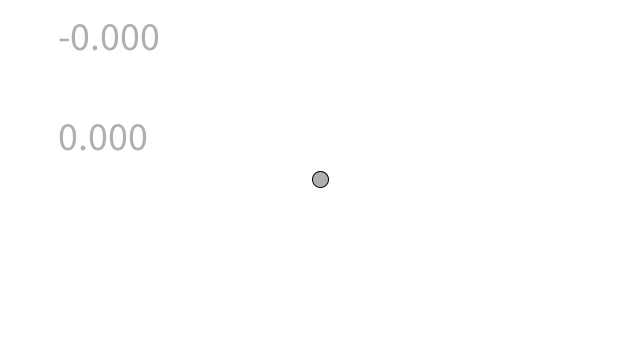
Frame 1 (no input)
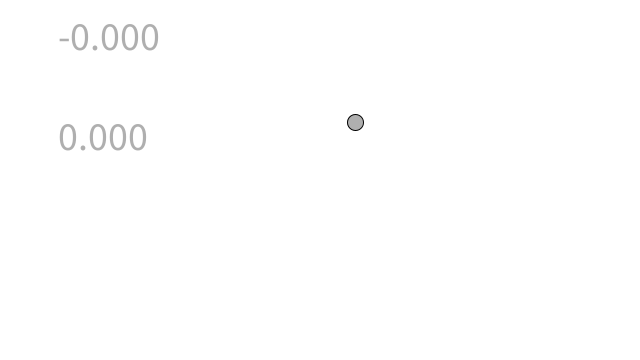
Frame 60 (the mouse pressed at the canvas centre just before this capture)
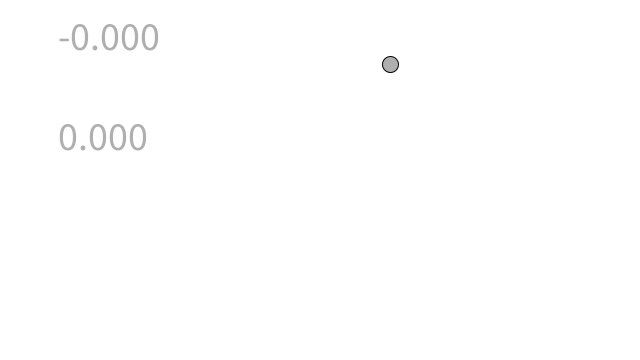
Frame 120 (the mouse held since frame 60 and released just before this capture)

The Processing sketch that drew these frames (run headless with seeded random() and noise(); from frame 60 on, the mouse is pressed at the canvas centre):

// Processing sketch: Car_Acc_Change_On_Arrow
// ── Car_Acc_Change_On_Arrow.pde
Car car;
  
void setup() {
    size(640,360);
    car = new Car();
    textSize(40);
}
  
void draw() {
    background(255);
    
    car.update();
    car.keyPressed();
    car.setChars();
    //Key Released not functioning as I wanted
    //not too interested in working on it now
    //car.keyReleased();
    car.checkEdges();
    car.display();
    text(car.chars[0], 50, 50);
    text(car.chars[1], 50, 150);
    
}

// ── Car.pde
class Car {
  PVector location, velocity, acceleration;
  PVector up = new PVector(0,-0.01);
  PVector down = new PVector(0,0.01);
  PVector left = new PVector(-0.01,0);
  PVector right = new PVector(0.01,0);
  float[] chars;
  float topspeed;

  Car() {
    location = new PVector(width/2, height/2);
    velocity = new PVector(random(-2,2), random(-2, 2));
    acceleration = new PVector(-0.0, 0.0);
    topspeed = 5;
  }
  
  void update(){  
    velocity.add(acceleration);
    location.add(velocity);  
    velocity.limit(topspeed);
  }
  
  void keyPressed() {
    if(key == CODED) {
      if(keyCode == UP) {
        acceleration.add(up);
      } else if(keyCode == DOWN) {
        acceleration.add(down);
      } else if(keyCode == RIGHT) {
        acceleration.add(right);
      } else if(keyCode == LEFT) {
        acceleration.add(left);
      } else {}
    }
  }
  
  void setChars() {
    chars = acceleration.array();
  }
    
   void keyReleased() {
      acceleration.set(0,0);
    }

  
  void display() {
    stroke(0);
    fill(175);
    ellipse(location.x, location.y, 16, 16);
  }
  
  void checkEdges() {
    if (location.x > width) {
      location.x = 0;
    } else if (location.x < 0) {
      location.x = width;
    }
    
      if (location.y > height) {
      location.y = 0;
    } else if (location.y < 0) {
      location.y = height;
    }
  }
}
